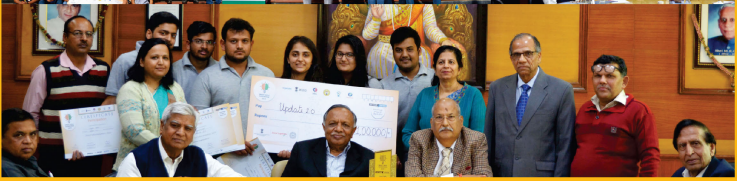
#> input picture 18-OpenCV/Photos/group.jpg, 737 x 181 px
$ python 15-face_detect.py
#> lines starting #> are read from the running program, lines starting #| are printed output that depends on the picture; after the words box and inside, x2 and y2 are one past the last pixel; in counts of white or black regions, pixels touching at a corner belong together
from cv2 import cv2 as cv

img=cv.imread('Photos/group.jpg')
#> img is the input picture: shape (181, 737, 3); mean B, G, R 81.7, 103.4, 130
cv.imshow('Person',img)

gray=cv.cvtColor(img,cv.COLOR_BGR2GRAY)
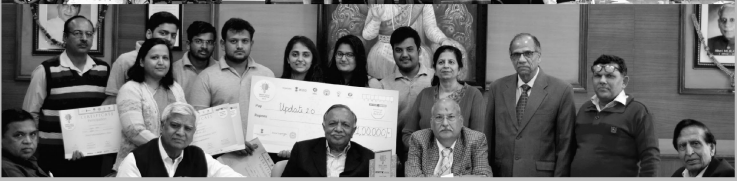
#> gray: shape (181, 737); min 2, max 254, mean 108.9
cv.imshow('Gray',gray)

haar_cascade=cv.CascadeClassifier('haar_face.xml')

faces_rect=haar_cascade.detectMultiScale(gray,scaleFactor=1.1,minNeighbors=6)
#> faces_rect = 15 rows, first 6: [68, 22, 30, 30], [190, 31, 29, 29], [223, 28, 34, 34], [389, 38, 32, 32], [286, 43, 29, 29], [330, 44, 28, 28]

print(f'Number of faces found={len(faces_rect)}')
#| Number of faces found=15

for(x,y,w,h) in faces_rect:
    cv.rectangle(img,(x-5,y-5),(x+w+5,y+h+5),(0,255,0),thickness=2)
#> this loop made 15 passes
#> (x, y, w, h) on passes 1 to 12: (68, 22, 30, 30), (190, 31, 29, 29), (223, 28, 34, 34), (389, 38, 32, 32), (286, 43, 29, 29), (330, 44, 28, 28), (145, 46, 31, 31), (432, 51, 28, 28), (427, 103, 36, 36), (505, 41, 35, 35), (9, 121, 34, 34), (586, 62, 37, 37)
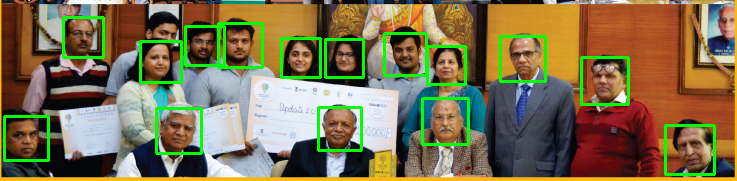
#> img: shape (181, 737, 3); 5.65% of pixels changed, all inside (x1, y1, x2, y2) = (3, 16, 716, 176)

cv.imshow('Detected faces',img)

cv.waitKey(0)

$ run again, with 18-OpenCV/Photos/cat.jpg copied over 18-OpenCV/Photos/group.jpg
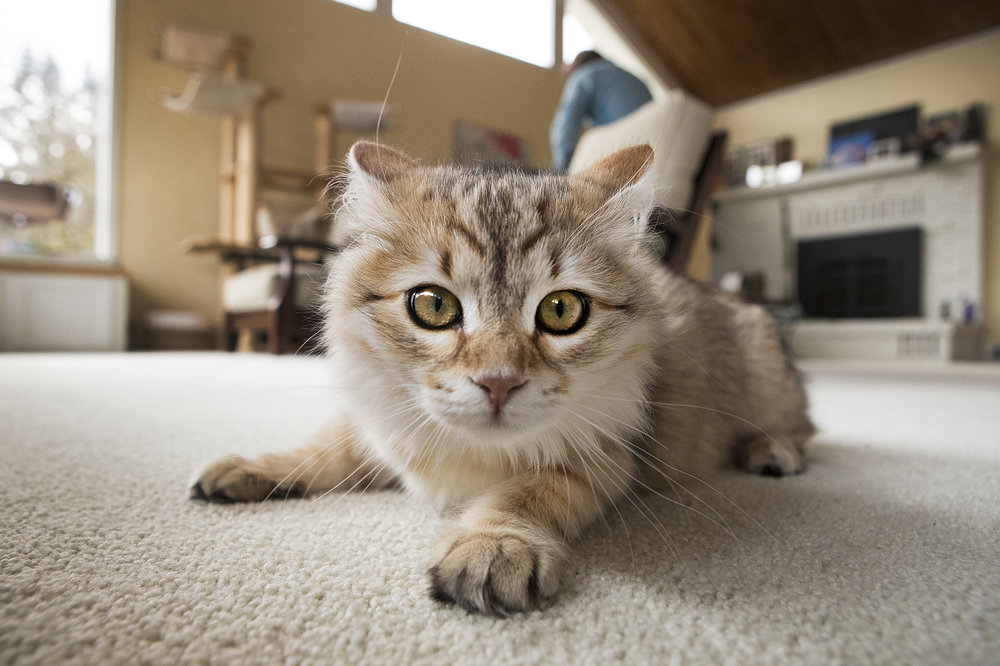
#> input picture 18-OpenCV/Photos/cat.jpg, 1000 x 666 px
#> img is the input picture: shape (666, 1000, 3); mean B, G, R 124.8, 139.9, 151.1
#> `gray=cv.cvtColor(img,cv.COLOR_BGR2GRAY)`:
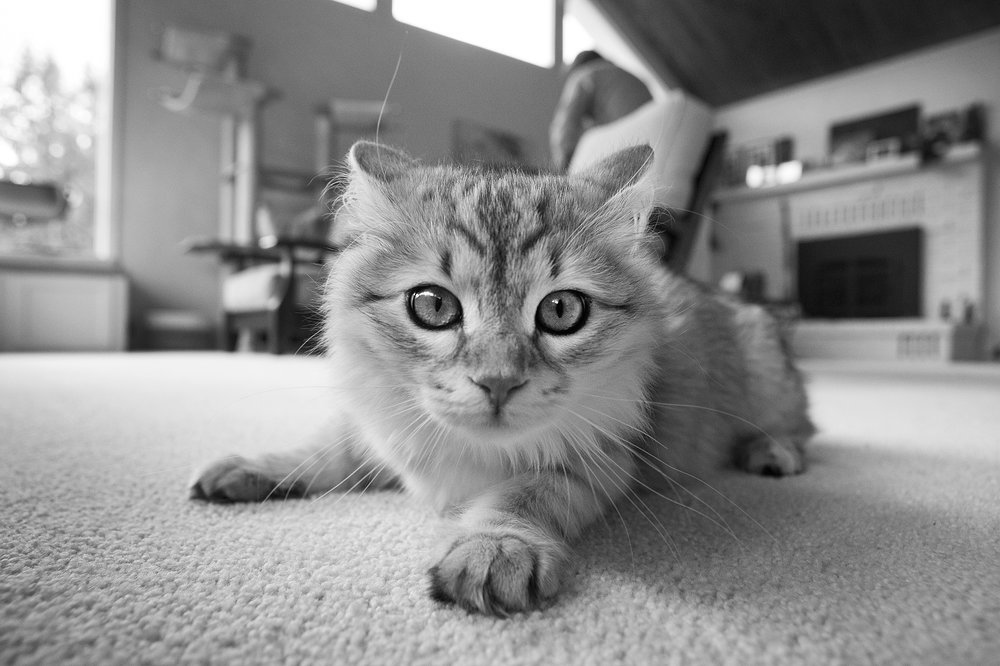
#> gray: shape (666, 1000); min 0, max 255, mean 141.5
#> faces_rect = ()
#| Number of faces found=0
